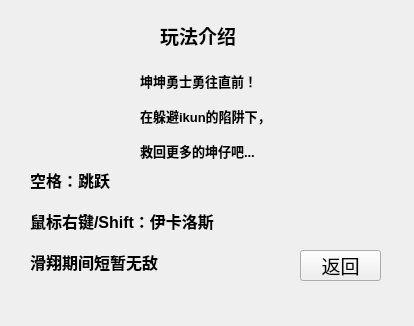
<?xml version="1.0" encoding="UTF-8"?>
<ui version="4.0">
 <class>information</class>
 <widget class="QWidget" name="information">
  <property name="geometry">
   <rect>
    <x>0</x>
    <y>0</y>
    <width>414</width>
    <height>326</height>
   </rect>
  </property>
  <property name="windowTitle">
   <string>Form</string>
  </property>
  <widget class="QLabel" name="label">
   <property name="geometry">
    <rect>
     <x>160</x>
     <y>20</y>
     <width>81</width>
     <height>31</height>
    </rect>
   </property>
   <property name="font">
    <font>
     <pointsize>14</pointsize>
     <weight>75</weight>
     <bold>true</bold>
    </font>
   </property>
   <property name="text">
    <string>玩法介绍</string>
   </property>
  </widget>
  <widget class="QPushButton" name="backbtn">
   <property name="geometry">
    <rect>
     <x>300</x>
     <y>250</y>
     <width>81</width>
     <height>31</height>
    </rect>
   </property>
   <property name="font">
    <font>
     <pointsize>14</pointsize>
    </font>
   </property>
   <property name="text">
    <string>返回</string>
   </property>
  </widget>
  <widget class="QLabel" name="icon1">
   <property name="geometry">
    <rect>
     <x>60</x>
     <y>80</y>
     <width>51</width>
     <height>51</height>
    </rect>
   </property>
   <property name="text">
    <string/>
   </property>
  </widget>
  <widget class="QLabel" name="icon2">
   <property name="geometry">
    <rect>
     <x>290</x>
     <y>80</y>
     <width>61</width>
     <height>61</height>
    </rect>
   </property>
   <property name="text">
    <string/>
   </property>
  </widget>
  <widget class="QLabel" name="label_2">
   <property name="geometry">
    <rect>
     <x>140</x>
     <y>50</y>
     <width>151</width>
     <height>131</height>
    </rect>
   </property>
   <property name="font">
    <font>
     <pointsize>10</pointsize>
     <weight>75</weight>
     <bold>true</bold>
    </font>
   </property>
   <property name="styleSheet">
    <string notr="true">background-image
color: rgb(88, 73, 255);</string>
   </property>
   <property name="text">
    <string>坤坤勇士勇往直前！

在躲避ikun的陷阱下，

救回更多的坤仔吧...</string>
   </property>
  </widget>
  <widget class="QLabel" name="label_3">
   <property name="geometry">
    <rect>
     <x>30</x>
     <y>170</y>
     <width>211</width>
     <height>101</height>
    </rect>
   </property>
   <property name="font">
    <font>
     <pointsize>12</pointsize>
     <weight>75</weight>
     <bold>true</bold>
    </font>
   </property>
   <property name="text">
    <string>空格：跳跃

鼠标右键/Shift：伊卡洛斯

滑翔期间短暂无敌</string>
   </property>
  </widget>
 </widget>
 <resources/>
 <connections/>
</ui>
